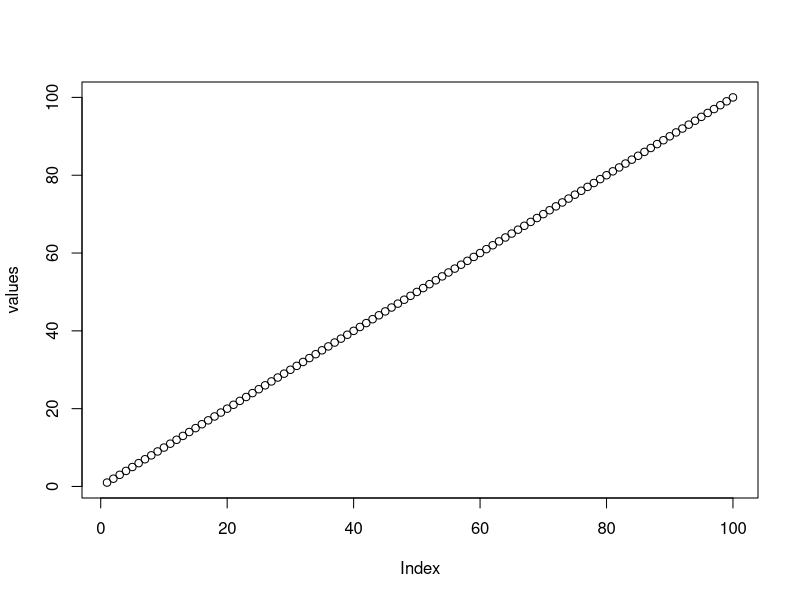

Write R code to recreate this figure. (Note: this script raises an error after producing the figure.)

# Functions
print("Hello, Neaz")

seq(1, 100)

add_two = function(a,b){
  total = a + b
  # print(total)
  return(total)
}

add_two(4,100)
total1 = add_two(4,100)
# add_two(323,2323)

sum(1:10)
mytotal = sum(1:10)
mytotal


no.input = function(){
  print(as.integer(runif(100, 0, 100)))
}

no.input()

# 4 categories on the basis of argument and return
# 1. no input, no return
# 2. no input, but return
# 3. input, no return
# 4. input, return

no.input.return = function(){
  return(as.integer(runif(100, 0, 100)))
}
no.input.return()


# Function Definition and Function Call
plot_number = function(values){
  plot(values)  
}

# function call
plot_number(1:100)

# Lambda function
(function(x) x^2)(4) 

# apply, lapply, tapply

# Function Arguments
add_two = function(a,b){
  total = a + b
  # print(total)
  return(total)
}



# Required Argument 
add_two()
add_two(3,2)
add_two(3,)
# Default Argument
add_two_def = function(a = 0,b = 0){
  total = a + b
  # print(total)
  return(total)
}
add_two_def()
add_two_def(a = 5)
add_two_def(b = 10)
add_two_def(a = 100, b= 2154)

# Variable Argument

myfun = function(a, b, ...){
  return(a+b)
}
myfun(1,2,3)


# Example: Power Function
powerfunc = function(a, b, ...){
  to_return = 1
  for(i in 1:b){
    to_return = to_return * a
  }
  return(to_return)
}
powerfunc(2,5)



2^5 # = 2 * 2 * 2 * 2 * 2
# a = 2
# b = 5
